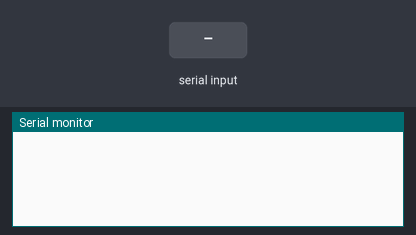
Recording of a sketch running on a simulated Arduino Uno, built with avr-gcc and run on an emulated ATmega328P. On the bench: the last lines printed to the serial monitor. The test bench sets the inputs (shaded band).

Above: at 1.2 s.
1.3 s: "<set>" received over Serial
At 2.8 s:
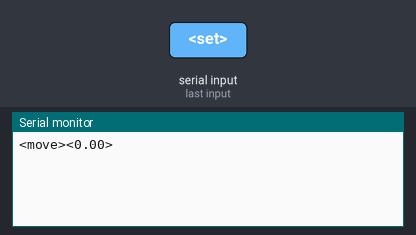
3.8 s: "<><>" received over Serial
At 5.9 s:
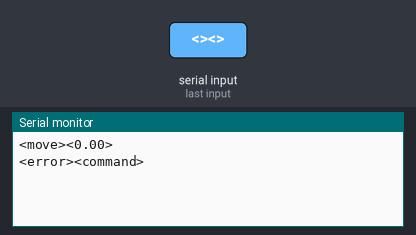
6.3 s: "<get>" received over Serial
At 7.8 s:
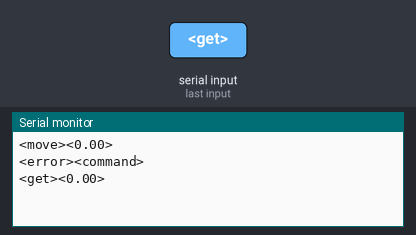
8.8 s: "<zero>" received over Serial
At 11.0 s:
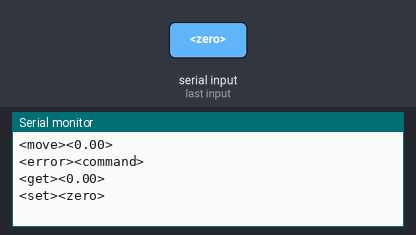

Measured:
- after the input at 1.3 s, the serial monitor: prints a new line after 1.0 s (image 1)
- after the input at 3.8 s, the serial monitor: prints a new line after 1.0 s (image 2)
- after the input at 6.3 s, the serial monitor: prints a new line after 1.0 s (image 3)
- after the input at 8.8 s, the serial monitor: prints a new line after 1.0 s (image 4)

The sketch:

StepperSteuerung.ino
```cpp
#include <CheapStepper.h>

double degreeY = 0;
String rxData = ""; //Empfangen
CheapStepper stepper (8,9,10,11);

void setup() {
  Serial.begin(9600); // opens serial port, sets data rate to 9600 bps
  stepper.setRpm(24);
}

void loop() {
  stepper.run();
  // send data only when you receive data:
  if (Serial.available() > 0) {
    // read the incoming byte:
    rxData = Serial.readString();
    String command = rxData.substring(rxData.indexOf('<')+1,rxData.indexOf('>'));
    if (command == "set"){
      String temp = rxData.substring(rxData.indexOf("><")+2,rxData.indexOf('>',rxData.indexOf("><")+2));
      Serial.println(moveMotor(temp.toDouble()));
    }
    else if(command == "get")
      Serial.println("<get><" + (String)degreeY + ">");
    else if(command == "reset"){
      Serial.println(moveMotor(0));
    }
    else if(command == "zero"){
      degreeY = 0;
      Serial.println("<set><zero>");
    }
    else
      Serial.println("<error><command>");
  }
}

String moveMotor(double y){
  if(y < degreeY){
    stepper.newMoveDegrees (true, calculateMove(y)); //true = im Uhrzeigersinn drehen
  }
  else{
    stepper.newMoveDegrees (false, calculateMove(y)); //false = gegen Uhrzeigersinn drehen
  }
  degreeY = y;
  return "<move><" + (String)y + ">";
}

double calculateMove(double y){
  double temp = 0;
  if(y < degreeY)
    temp = degreeY - y;
  else
    temp = y - degreeY;
  return temp * 7.37 ;// Übersetzung 96/11 4,4/30,5
}
```
